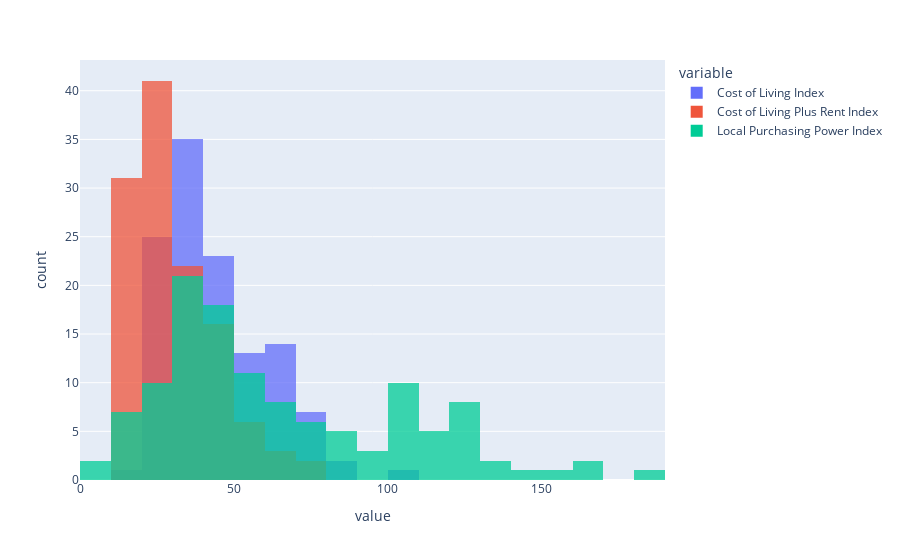

The notebook cell this image was saved under:
### Code cell
px.histogram(df, x=['Cost of Living Index', 
                    'Cost of Living Plus Rent Index', 
                    'Local Purchasing Power Index'],
                    opacity=0.75,
                    barmode='overlay',
                    hover_data='Country')

### Figure 1 — Plotly figure (JSON) as saved in the notebook; plotly's stock layout.template omitted (floating-point values rounded to 4 significant figures)
{"data": [{"alignmentgroup": "True", "bingroup": "x", "hovertemplate": "variable=Cost of Living Index<br>value=%{x}<br>count=%{y}<extra></extra>", "legendgroup": "Cost of Living Index", "marker": {"color": "#636efa", "opacity": 0.75, "pattern": {"shape": ""}}, "name": "Cost of Living Index", "offsetgroup": "Cost of Living Index", "orientation": "v", "showlegend": true, "type": "histogram", "x": [101.1, 85, 83, 76.7, 76.6, 76, 72.3, 70.8, 70.4, 70.2, 65.1, 64.8, 64.6, 64.4, 63.7, 63.3, 63.2, 63.1, 62.7, 62.4, 62.2, 62, 61.1, 60.1, 59.3, 56.2, 55.8, 54.7, 54.1, 53.9, 52.8, 52.6, 52.3, 52.3, 52, 52, 51.3, 49.9, 49.1, 47.3, 47.1, 46.7, 46.7, 46.6, 46.4, 46.1, 45.5, 45.3, 45.2, 45.1, 42.4, 42.1, 42.1, 41.8, 41.7, 41.6, 41.2, 41, 40.8, 40.2, 39.5, 39.4, 39.1, 38.8, 38.3, 38.3, 37.9, 37.7, 37.5, 37.4, 37.3, 37.3, 37.2, 37.1, 35.4, 35, 34.6, 34.5, 34.1, 34, 33.4, 33, 32.6, 31.7, 31.7, 31.4, 31.2, 31, 31, 30.9, 30.2, 30.2, 30.1, 30, 30, 29.5, 29.5, 29.4, 29.3, 29.1, 28.9, 28.8, 28.7, 28.1, 27.6, 27.6, 26.7, 26.4, 26.4, 26.4, 25.9, 25.5, 25.4, 24.5, 24, 23.8, 22.5, 21.2, 21, 20.4, 18.8], "xaxis": "x", "yaxis": "y"}, {"alignmentgroup": "True", "bingroup": "x", "hovertemplate": "variable=Cost of Living Plus Rent Index<br>value=%{x}<br>count=%{y}<extra></extra>", "legendgroup": "Cost of Living Plus Rent Index", "marker": {"color": "#EF553B", "opacity": 0.75, "pattern": {"shape": ""}}, "name": "Cost of Living Plus Rent Index", "offsetgroup": "Cost of Living Plus Rent Index", "orientation": "v", "showlegend": true, "type": "histogram", "x": [74.9, 61.8, 62, 72.1, 48.9, 52.1, 50.2, 65.3, 56.6, 52.5, 44.7, 49.6, 46, 53.8, 43.2, 42.3, 42.4, 48.9, 45.6, 51.9, 44, 47.1, 41.4, 38.9, 40.9, 38.5, 48.9, 40.4, 34.8, 34.8, 39.1, 33.7, 35.2, 37, 33.2, 34.2, 44, 34.9, 30.9, 35.6, 31.9, 31.4, 29.9, 33.3, 33.8, 30.4, 30.3, 29, 29.8, 35, 27.9, 32.7, 27, 28.1, 27.1, 25.5, 24.9, 30.5, 29.5, 28.4, 27.6, 28.1, 25.7, 26.3, 22.7, 24.9, 24.8, 25.6, 24.2, 25.8, 24, 27.5, 24.1, 24.1, 25.8, 21.2, 20.7, 23.5, 23.1, 22.5, 23.9, 20.3, 21.1, 22.4, 22.4, 27, 20.4, 19.6, 20.9, 21, 19.5, 19.8, 18.5, 19.3, 20.2, 18.9, 19, 18.9, 18.9, 18.8, 16.9, 19.1, 19.2, 16.9, 18, 19.5, 17.6, 17.8, 19.1, 17.7, 17.1, 15, 17.6, 16.5, 14.2, 16.4, 12.8, 13.7, 12.7, 12.7, 11.1], "xaxis": "x", "yaxis": "y"}, {"alignmentgroup": "True", "bingroup": "x", "hovertemplate": "variable=Local Purchasing Power Index<br>value=%{x}<br>count=%{y}<extra></extra>", "legendgroup": "Local Purchasing Power Index", "marker": {"color": "#00cc96", "opacity": 0.75, "pattern": {"shape": ""}}, "name": "Local Purchasing Power Index", "offsetgroup": "Local Purchasing Power Index", "orientation": "v", "showlegend": true, "type": "histogram", "x": [158.7, 54.6, 120.3, 111.1, 43.5, 114.7, 127.2, 109.3, 142.3, 127.4, 102.4, 103.7, 121, 101.1, 102.4, 103.5, 118, 124.9, 99.4, 182.5, 120.2, 115.2, 109.8, 109.4, 122.6, 78.3, 127.9, 71.4, 56.3, 32.7, 68.1, 43.7, 46.2, 105, 53, 80.4, 161.1, 80.9, 66.9, 92.1, 75.5, 68.3, 2.3, 84, 42.2, 117, 75, 134.9, 95.1, 56.9, 139.8, 161.8, 39.9, 25.4, 63.4, 46.1, 45.5, 38.5, 85.8, 45.4, 31.9, 52.9, 45.1, 34.5, 14.7, 68.4, 28.7, 50.2, 63.8, 49, 23.9, 10.5, 26.1, 43.2, 68, 56.9, 17.5, 102.8, 40.8, 46.6, 35.3, 51, 41.6, 44.7, 73.3, 11, 37.2, 33.3, 50.6, 18.4, 37.2, 34.2, 64.4, 79.9, 34.8, 38.6, 46.7, 41.5, 50.4, 17.8, 29.9, 33.7, 40.5, 32.2, 37.9, 30.7, 31.7, 26, 39.3, 51.8, 39.5, 25.4, 34.6, 15.6, 5.5, 25.9, 33.1, 82.6, 20, 42, 29.1], "xaxis": "x", "yaxis": "y"}], "layout": {"barmode": "overlay", "legend": {"title": {"text": "variable"}, "tracegroupgap": 0}, "margin": {"t": 60}, "xaxis": {"anchor": "y", "domain": [0, 1], "title": {"text": "value"}}, "yaxis": {"anchor": "x", "domain": [0, 1], "title": {"text": "count"}}}}
